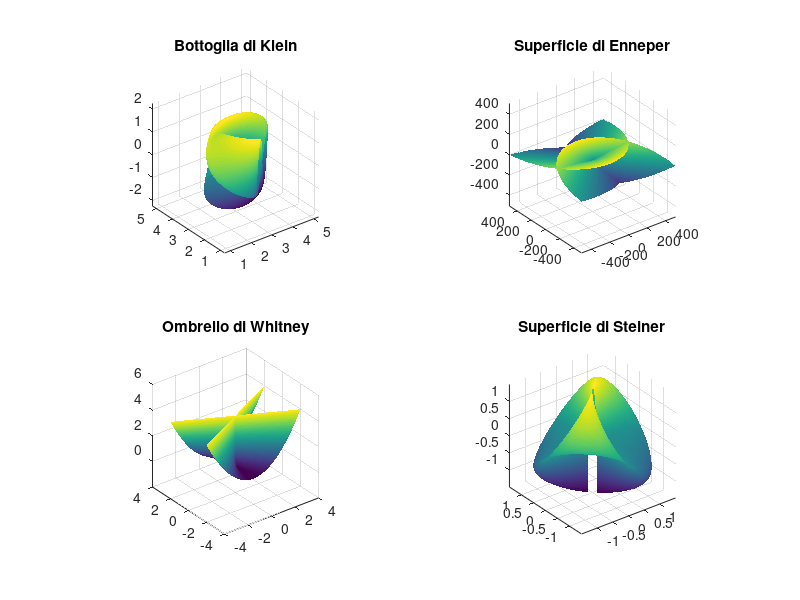
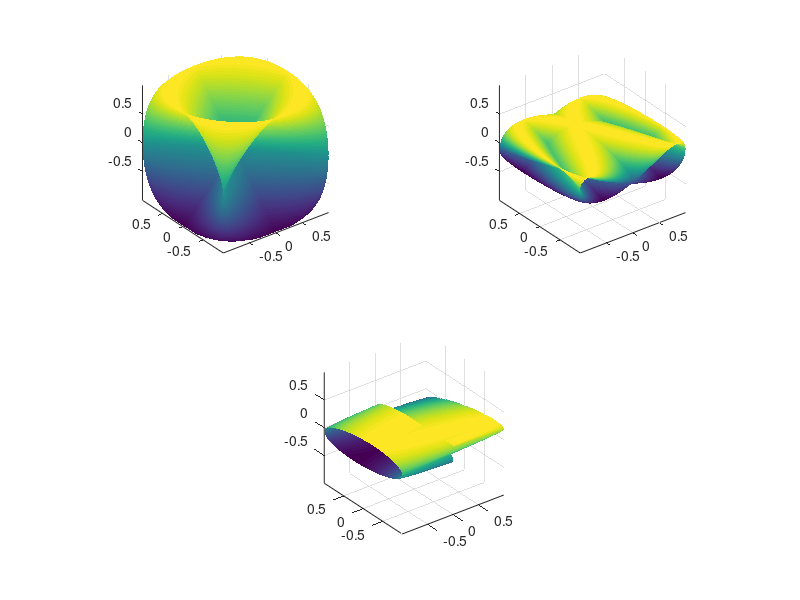

These figures' MATLAB source, in order:
%% Impostazioni Schermo figura 1
figure(1);
set(0,'units','pixels');
pixels = get(0,'screensize');
set(gcf, 'Position',  [0,pixels(3),pixels(3)*3/4,3*pixels(4)/4]);

%% Bottoglia di Klein
subplot(2,2,1);
u=linspace(0,2*pi,500);
v=linspace(0,2*pi,500);
[U,V]=meshgrid(u,v);
a = 3;

x=(a+cos(U./2).*sin(V)-sin(U./2).*sin(V.*2))+cos(U);
y=(a+cos(U./2).*sin(V)-sin(U./2).*sin(V.*2))+sin(U);
z=sin(U./2).*sin(V)+cos(U./2).*sin(V.*2);

surf(x,y,z);
axis equal;
shading interp;
title("Bottoglia di Klein");

%% Superficie di Enneper
subplot(2,2,2);
u=linspace(-10,10,500);
v=linspace(-10,10,500);
[U,V]=meshgrid(u,v);

x=(U.^3-3.*U-3.*U.*(V.^2))./4;
y=(3.*V+3.*(U.^2).*V-V.^3)./4;
z=3.*(V.^2-U.^2)./4;

surf(x,y,z);
axis equal;
shading interp;
title("Superficie di Enneper");

%% Ombrello di Whitney
subplot(2,2,3);
u=linspace(-2,2,500);
v=linspace(-2,2,500);
[U,V]=meshgrid(u,v);

x=U.*V;
y=U;
z=V.^2;

surf(x,y,z);
axis equal;
shading interp;
title("Ombrello di Whitney");

%% Superficie di Steiner
subplot(2,2,4);
u=linspace(-20,20,500);
v=linspace(-20,20,500);
[U,V]=meshgrid(u,v);
a=3;

x=a.*(U./(1+U.^2+V.^2));
y=a.*(V./(1+U.^2+V.^2));
z=a.*(V.*U./(1+U.^2+V.^2));

surf(x,y,z);
axis equal;
shading interp;
title("Superficie di Steiner");

%%
clear("pizels", "a", "u", "U", "v", "V", "x", "y", "z");

%% Impostazioni Schermo figura 2
figure(2);
set(0,'units','pixels');
pixels = get(0,'screensize');
set(gcf, 'Position',  [0,pixels(3),pixels(3)*3/4,3*pixels(4)/4]);

%% Superfici di Lissajous
% 1
subplot(2,2,1);
a = 1;
b = 1;
c = 1;
d = 0;

[U,V] = meshgrid(linspace(-pi,pi,500), linspace(-pi,pi,500));

x = sin(U);
y = sin(V);
z = sin(d-a.*U-b.*V)/c;

surf(x,y,z);
axis equal;
shading interp;

% 2
subplot(2,2,2);
a = 2;
b = 1;
c = 4;
d = 2;

[U,V] = meshgrid(linspace(-pi,pi,500), linspace(-pi,pi,500));

x = sin(U);
y = sin(V);
z = sin(d-a.*U-b.*V)/c;

surf(x,y,z);
axis equal;
shading interp;

% 3
subplot(2,1,2);
a = .2;
b = 1;
c = 4;
d = 1;

[U,V] = meshgrid(linspace(-pi,pi,500), linspace(-pi,pi,500));

x = sin(U);
y = sin(V);
z = sin(d-a.*U-b.*V)/c;

surf(x,y,z);
axis equal;
shading interp;

%%
clear("a", "b", "c", "d", "pixels", "U", "V", "x", "y", "z");
